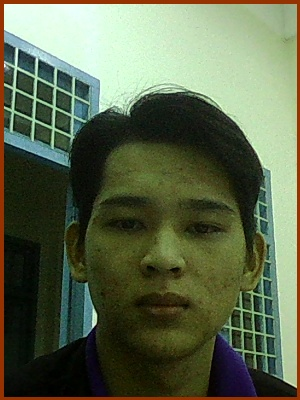
#> input picture images/Duong Thanh Dong/1543278089.077655.jpg, 300 x 400 px, given in place of the camera
$ python pp.py
#> lines starting #> are read from the running program, lines starting #| are printed output that depends on the picture; after the words box and inside, x2 and y2 are one past the last pixel; in counts of white or black regions, pixels touching at a corner belong together
import cv2
import os
import numpy as np
from PIL import Image


face_detect =   cv2.CascadeClassifier('data/haarcascade_frontalface_alt.xml');

cap = cv2.VideoCapture(0);


while True:
	ret, frame = cap.read();
#> frame is the input picture: shape (400, 300, 3); mean B, G, R 76.3, 103.4, 93
	# cv2.imwrite('test',frame);
	gray = cv2.cvtColor(frame,cv2.COLOR_BGR2GRAY);
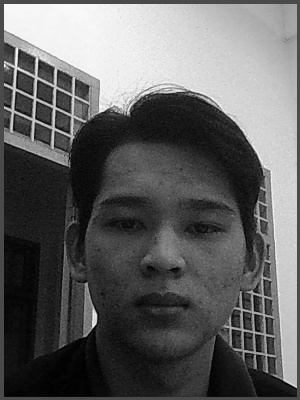
#> gray: shape (400, 300); min 0, max 250, mean 97.2
	faces = face_detect.detectMultiScale(gray,scaleFactor=1.2, minNeighbors=5);
#> faces = [[68, 148, 193, 193]]
	# print(faces);
	for x,y,w,h in faces:
		width = x+w+10;
		height = y+h+20;
		color =(0,200,0);#BGR
		stroke = 2;
		cv2.rectangle(frame,(x-10,y-50),(width,height),color,stroke);
#> this loop made 1 pass
#> (x, y, w, h, width, height, color, stroke) on pass 1: (68, 148, 193, 193, 271, 361, (0, 200, 0), 2)
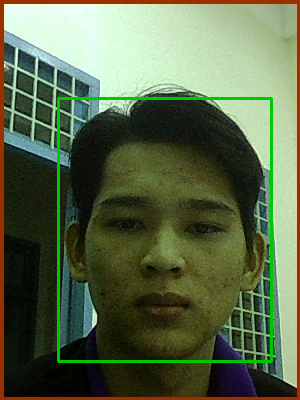
#> frame: shape (400, 300, 3); 2.38% of pixels changed, all inside (x1, y1, x2, y2) = (57, 97, 273, 363)
	cv2.imshow('ok',frame);
	cv2.imwrite('images-temp/example.jpg',frame);
	pil_image = Image.open('images-temp/example.jpg').convert('L');
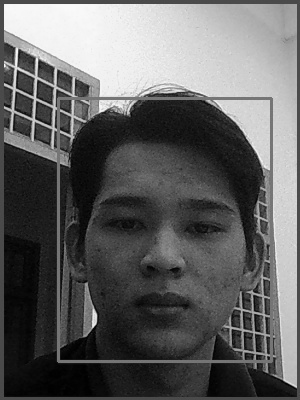
#> pil_image: PIL image 300x400 L; min 0, max 249, mean 97.8
	print(np.array(pil_image,'uint8'));
#> (printed output is left out)
	c = cv2.waitKey(20) % 0x100;
#> (key Esc is pressed here)
	if(c == 27):
		break


cap.release()
cv2.destroyAllWindows()
